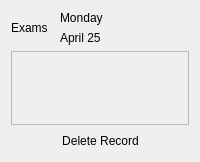
          <widget class="QWidget" name="Exams">
           <layout class="QVBoxLayout" name="verticalLayout_19" stretch="1,10">
            <item>
             <layout class="QHBoxLayout" name="horizontalLayout_6" stretch="2,6">
              <item>
               <widget class="QLabel" name="label_11">
                <property name="styleSheet">
                 <string notr="true">font: 16pt &quot;Calibri&quot;;</string>
                </property>
                <property name="text">
                 <string>Exams</string>
                </property>
               </widget>
              </item>
              <item>
               <layout class="QVBoxLayout" name="verticalLayout_20">
                <item>
                 <widget class="QLabel" name="label_12">
                  <property name="text">
                   <string>Monday</string>
                  </property>
                 </widget>
                </item>
                <item>
                 <widget class="QLabel" name="label_13">
                  <property name="text">
                   <string>April 25</string>
                  </property>
                 </widget>
                </item>
               </layout>
              </item>
             </layout>
            </item>
            <item>
             <layout class="QVBoxLayout" name="verticalLayout_18" stretch="10,1">
              <item>
               <widget class="QScrollArea" name="scrollArea_2">
                <property name="styleSheet">
                 <string notr="true">QScrollBar::vertical{
	border:none;
	background-color: rgb(184, 147, 216);
	width:14px;
	margin:15px 0 15px 0;
}
QScrollBar::handle:vertical{
	background-color: rgb(181, 145, 212);
	min-height:30px;
	border-radius:7px;
}
QScrollBar::handle:vertical:hover{
	background-color: rgb(123, 98, 144);
}

QScrollBar::handle:vertical:pressed{
	background-color: rgb(70, 70, 70);
}
QScrollBar::sub-line:vertical{
	border:none;
	background-color: rgb(184, 147, 216);
height:15px;
border-top-left-radius: 7px;
border-top-right-radius:7px;
subcontrol-position:top;
subcontrol-origin:margin;
}

QScrollBar::add-line:vertical{
	border:none;
	background-color: rgb(184, 147, 216);
height:15px;
border-bottom-left-radius: 7px;
border-bottom-right-radius:7px;
subcontrol-position:bottom;
subcontrol-origin:margin;
}
</string>
                </property>
                <property name="widgetResizable">
                 <bool>true</bool>
                </property>
                <widget class="QWidget" name="scrollAreaWidgetContents_2">
                 <property name="geometry">
                  <rect>
                   <x>0</x>
                   <y>0</y>
                   <width>607</width>
                   <height>430</height>
                  </rect>
                 </property>
                </widget>
               </widget>
              </item>
              <item>
               <layout class="QHBoxLayout" name="horizontalLayout_28" stretch="2,1,2">
                <item>
                 <spacer name="horizontalSpacer_15">
                  <property name="orientation">
                   <enum>Qt::Horizontal</enum>
                  </property>
                  <property name="sizeHint" stdset="0">
                   <size>
                    <width>40</width>
                    <height>20</height>
                   </size>
                  </property>
                 </spacer>
                </item>
                <item>
                 <widget class="QPushButton" name="pushButton_2">
                  <property name="cursor">
                   <cursorShape>PointingHandCursor</cursorShape>
                  </property>
                  <property name="styleSheet">
                   <string notr="true">border-radius:5px;</string>
                  </property>
                  <property name="text">
                   <string>Delete Record</string>
                  </property>
                 </widget>
                </item>
                <item>
                 <spacer name="horizontalSpacer_16">
                  <property name="orientation">
                   <enum>Qt::Horizontal</enum>
                  </property>
                  <property name="sizeHint" stdset="0">
                   <size>
                    <width>40</width>
                    <height>20</height>
                   </size>
                  </property>
                 </spacer>
                </item>
               </layout>
              </item>
             </layout>
            </item>
           </layout>
          </widget>
